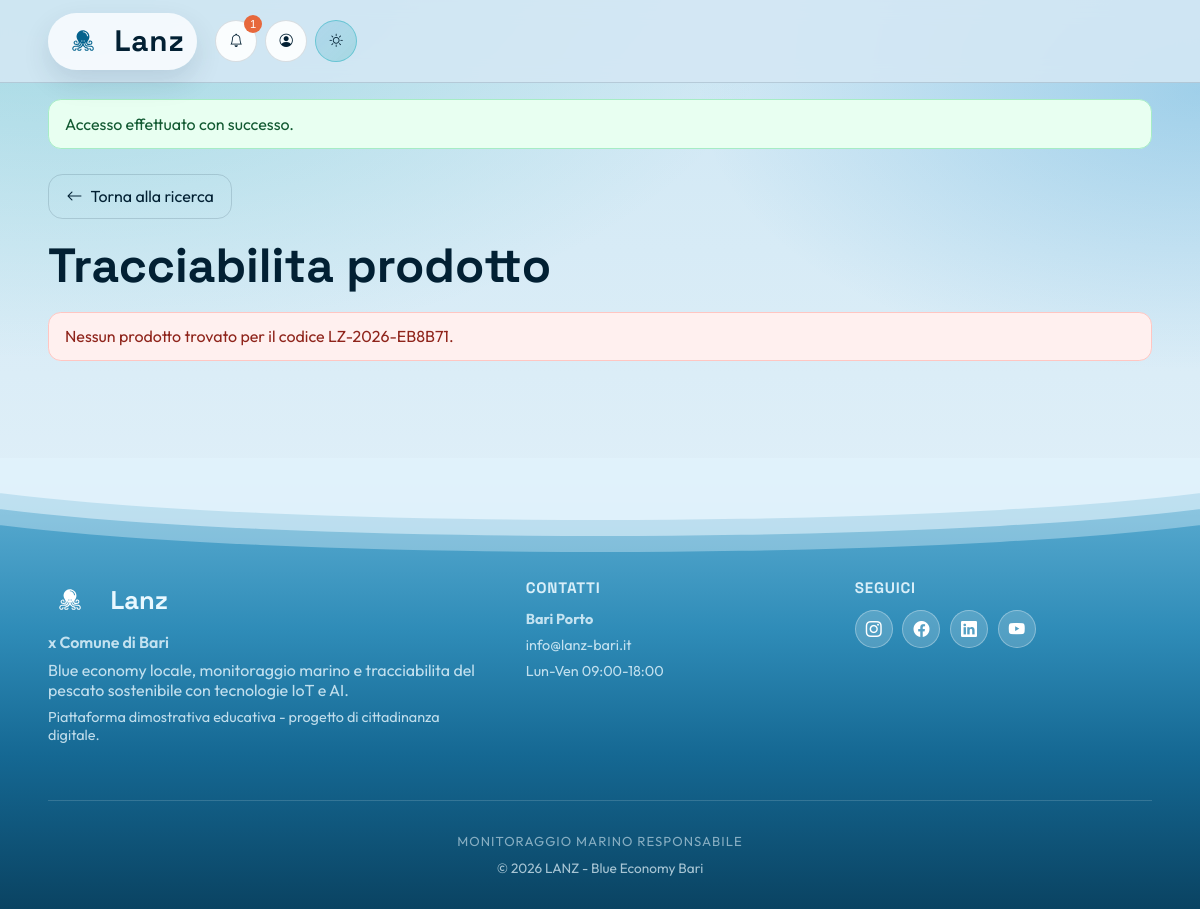
The page /product.php?code=LZ-2026-EB8B71 (signed in) on the database as committed earlier.
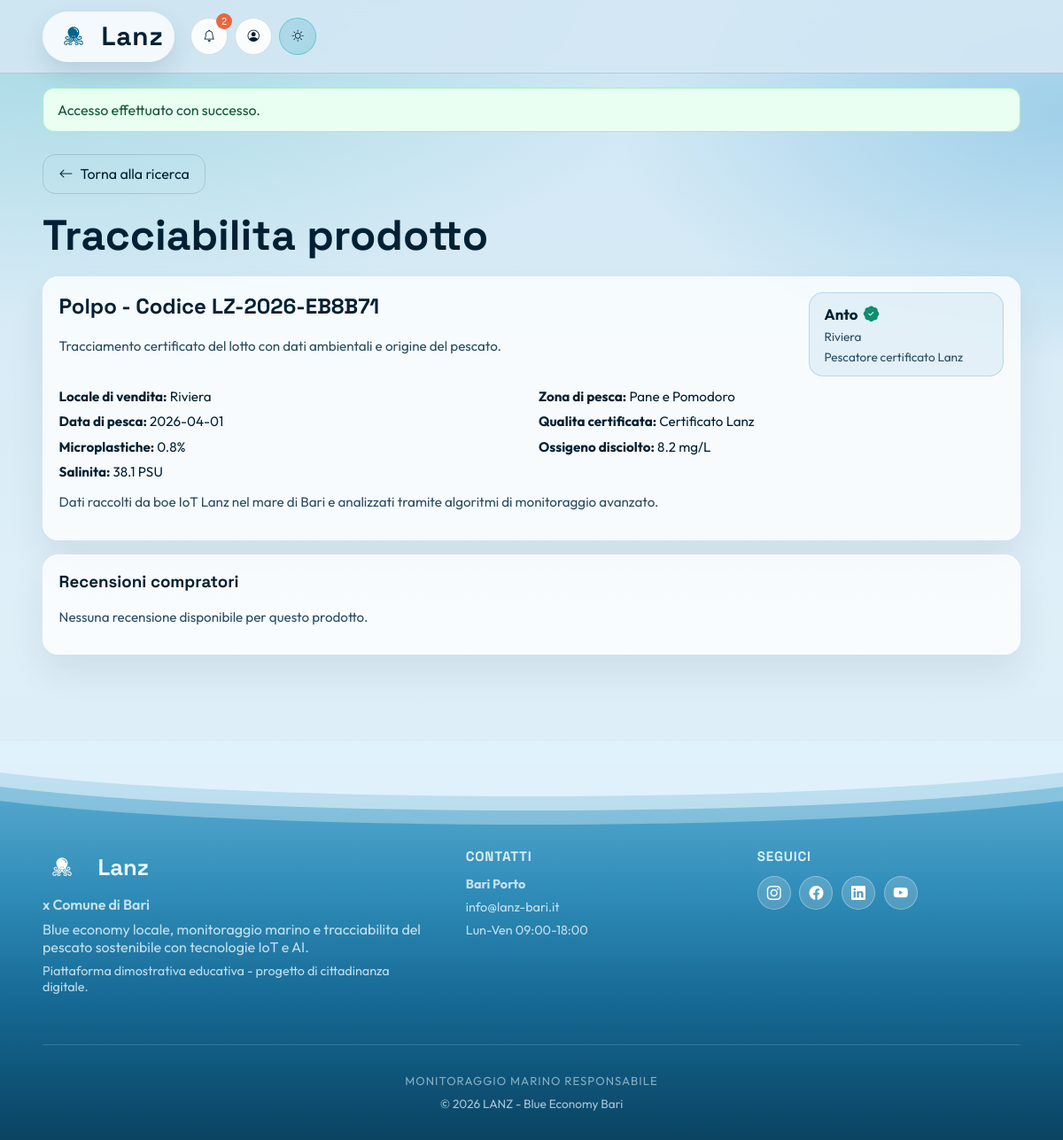
The same page on the database as committed later.
### tables this page shows
CREATE TABLE products (
            id INTEGER PRIMARY KEY AUTOINCREMENT,
            code TEXT NOT NULL UNIQUE,
            fish_type TEXT NOT NULL,
            catch_area TEXT NOT NULL,
            catch_date TEXT NOT NULL,
            microplastics_percent REAL NOT NULL,
            dissolved_oxygen REAL NOT NULL,
            salinity REAL NOT NULL,
            quality_label TEXT NOT NULL,
            fisherman_id INTEGER, requester_name TEXT NOT NULL DEFAULT "", business_location TEXT NOT NULL DEFAULT "", source_request_id INTEGER,
            FOREIGN KEY (fisherman_id) REFERENCES users(id)
        );

CREATE TABLE users (
            id INTEGER PRIMARY KEY AUTOINCREMENT,
            full_name TEXT NOT NULL,
            username TEXT NOT NULL UNIQUE,
            email TEXT NOT NULL UNIQUE,
            password_hash TEXT NOT NULL,
            role TEXT NOT NULL CHECK (role IN ("compratore", "pescatore", "admin")),
            created_at TEXT NOT NULL DEFAULT CURRENT_TIMESTAMP
        );

### includes/auth.php (called while the page is built, shortened)
<?php
function isLoggedIn(): bool
{
    return isset($_SESSION['user']) && is_array($_SESSION['user']);
}
function currentUser(): ?array
{
    return isLoggedIn() ? $_SESSION['user'] : null;
}
function getFlash(): ?array
{
    $flash = $_SESSION['flash'];
    return $flash;
}
function e(string $value): string
{
    return htmlspecialchars($value, ENT_QUOTES, 'UTF-8');
}

### product.php (the view, shortened to what this page needs)
<?php
require_once __DIR__ . '/includes/config.php';
require_once __DIR__ . '/includes/auth.php';
$code = trim($_GET['code'] ?? '');
$product = null;
if ($code !== '') {
    $stmt = $pdo->prepare(
        'SELECT p.*, u.full_name AS fisherman_name
         FROM products p
         LEFT JOIN users u ON u.id = p.fisherman_id
         WHERE p.code = :code
         LIMIT 1'
    );
    $stmt->bindValue(':code', $code);
    $stmt->execute();
    $product = $stmt->fetch();
}
$isCertified = false;
if ($product) {
    $labelValue = (string) ($product['quality_label'] ?? '');
    $isCertified = stripos($labelValue, 'lanz') !== false || stripos($labelValue, 'certific') !== false;
}
$reviews = [];
if ($product) {
    $reviewsStmt = $pdo->prepare(
        'SELECT r.rating, r.comment, r.created_at, u.full_name AS buyer_name
         FROM reviews r
         JOIN users u ON u.id = r.buyer_id
         WHERE r.product_id = :product_id
         ORDER BY r.created_at DESC'
    );
    $reviewsStmt->bindValue(':product_id', (int) $product['id'], PDO::PARAM_INT);
    $reviewsStmt->execute();
    $reviews = $reviewsStmt->fetchAll();
}
$bodyClass = 'product-page';
require_once __DIR__ . '/includes/header.php';
?>
<section class="section container reveal">
    <a class="btn btn-ghost btn-back" href="buyer.php"><i class="bi bi-arrow-left"></i> Torna alla ricerca</a>
    <h1>Tracciabilita prodotto</h1>
    <?php if ($code === ''): ?>
        <div class="alert alert-error">Inserisci un codice prodotto valido.</div>
    <?php elseif (!$product): ?>
        <div class="alert alert-error">Nessun prodotto trovato per il codice <?= e($code) ?>.</div>
    <?php else: ?>
        <div class="card">
            <div class="product-header">
                <div>
                    <h2><?= e((string) $product['fish_type']) ?> - Codice <?= e((string) $product['code']) ?></h2>
                    <p class="helper-text">Tracciamento certificato del lotto con dati ambientali e origine del pescato.</p>
                </div>
                <div class="fisherman-badge">
                    <span class="fisherman-name">
                        <?= e((string) ($product['fisherman_name'] ?? 'N/D')) ?>
                        <?php if ($isCertified): ?>
                            <span class="cert-icon-inline" aria-label="Certificato Lanz"><i class="bi bi-patch-check-fill"></i></span>
                        <?php endif; ?>
                    </span>
                    <span class="fisherman-meta"><?= e((string) ($product['business_location'] ?? 'Attivita locale')) ?></span>
                    <span class="fisherman-meta"><?= $isCertified ? 'Pescatore certificato Lanz' : 'Pescatore verificato' ?></span>
                </div>
            </div>
            <div class="metrics-grid">
                <p><strong>Locale di vendita:</strong> <?= e((string) ($product['business_location'] ?? 'N/D')) ?></p>
                <p><strong>Zona di pesca:</strong> <?= e((string) $product['catch_area']) ?></p>
                <p><strong>Data di pesca:</strong> <?= e((string) $product['catch_date']) ?></p>
                <p><strong>Qualita certificata:</strong> <?= e((string) $product['quality_label']) ?></p>
                <p><strong>Microplastiche:</strong> <?= e((string) $product['microplastics_percent']) ?>%</p>
                <p><strong>Ossigeno disciolto:</strong> <?= e((string) $product['dissolved_oxygen']) ?> mg/L</p>
                <p><strong>Salinita:</strong> <?= e((string) $product['salinity']) ?> PSU</p>
            </div>
            <p class="helper-text">
                Dati raccolti da boe IoT Lanz nel mare di Bari e analizzati tramite algoritmi di monitoraggio avanzato.
            </p>
        </div>
        <div class="card review-card">
            <h3>Recensioni compratori</h3>
            <?php if (!$reviews): ?>
                <p class="helper-text">Nessuna recensione disponibile per questo prodotto.</p>
            <?php endif; ?>
        </div>
    <?php endif; ?>
</section>
<?php require_once __DIR__ . '/includes/footer.php'; ?>

### includes/header.php (shortened to what this page needs)
<?php
require_once __DIR__ . '/auth.php';
$user = currentUser();
$flash = getFlash();
$bodyClass = $bodyClass ?? '';
$quickUnreadCount = 0;
if ($user && isset($pdo)) {
    try {
        $countStmt = $pdo->prepare(
            'SELECT COUNT(*)
             FROM notifications
             WHERE is_read = 0 AND (target_user_id = :uid OR target_role = :role)'
        );
        $countStmt->bindValue(':uid', (int) ($user['id'] ?? 0), PDO::PARAM_INT);
        $countStmt->bindValue(':role', (string) ($user['role'] ?? ''));
        $countStmt->execute();
        $quickUnreadCount = (int) $countStmt->fetchColumn();
    } catch (Throwable $e) {
        $quickNotifications = [];
        $quickUnreadCount = 0;
    }
}
?>
<!DOCTYPE html>
<html lang="it">
<head>
    <link rel="stylesheet" href="https://cdn.jsdelivr.net/npm/bootstrap-icons@1.11.3/font/bootstrap-icons.min.css">
    <link rel="stylesheet" href="assets/css/styles.css">
</head>
<body class="<?= e($bodyClass) ?>">
    <div class="bg-gradient"></div>
    <header class="site-header">
        <nav class="navbar container">
            <a href="index.php" class="logo">
                <img src="assets/svg/icon.svg" alt="Logo Lanz" class="logo-mark">
                <span>Lanz</span>
            </a>
            <?php if ($user): ?>
                <div class="header-tools" id="headerTools">
                <div class="notify-wrap">
                    <button id="notifyToggle" class="notify-btn" type="button" aria-label="Apri notifiche" aria-expanded="false">
                        <i class="bi bi-bell"></i>
                        <?php if ($quickUnreadCount > 0): ?>
                            <span class="notify-dot"><?= e((string) $quickUnreadCount) ?></span>
                        <?php endif; ?>
                    </button>
                </div>
                <div class="user-wrap">
                    <button id="userMenuToggle" class="notify-btn user-btn" type="button" aria-label="Apri menu utente" aria-expanded="false">
                        <i class="bi bi-person-circle"></i>
                    </button>
                </div>
                <button id="themeToggleHeader" class="notify-btn theme-header-btn" type="button" aria-label="Cambia tema" aria-pressed="false">
                    <i class="bi bi-sun"></i>
                </button>
                </div>
            <?php endif; ?>
        </nav>
    </header>
    <main>
        <?php if ($flash): ?>
            <div class="container">
                <div class="alert alert-<?= e($flash['type']) ?>"><?= e($flash['message']) ?></div>
            </div>
        <?php endif; ?>

### includes/footer.php (shortened to what this page needs)
    </main>
    <footer class="wave-footer">
        <div class="wave-stack" aria-hidden="true">
            <div class="wave wave-a"></div>
            <div class="wave wave-b"></div>
            <div class="wave wave-c"></div>
        </div>
        <div class="container footer-content">
            <div class="footer-grid">
                <div>
                    <h3 class="footer-brand">
                        <img src="assets/svg/icon.svg" alt="Logo Lanz" class="footer-logo-mark">
                        Lanz
                    </h3>
                    <p class="footer-partner">x Comune di Bari</p>
                    <p>Blue economy locale, monitoraggio marino e tracciabilita del pescato sostenibile con tecnologie IoT e AI.</p>
                    <p class="small">Piattaforma dimostrativa educativa - progetto di cittadinanza digitale.</p>
                </div>
                <div>
                    <h4>Contatti</h4>
                    <p class="small"><strong>Bari Porto</strong></p>
                    <p class="small">info@lanz-bari.it</p>
                    <p class="small">Lun-Ven 09:00-18:00</p>
                </div>
                <div>
                    <h4>Seguici</h4>
                    <div class="social-links">
                        <a href="#" aria-label="Instagram"><i class="bi bi-instagram"></i></a>
                        <a href="#" aria-label="Facebook"><i class="bi bi-facebook"></i></a>
                        <a href="#" aria-label="LinkedIn"><i class="bi bi-linkedin"></i></a>
                        <a href="#" aria-label="YouTube"><i class="bi bi-youtube"></i></a>
                    </div>
                </div>
            </div>
            <div style="margin-top: 3rem; padding-top: 2rem; border-top: 1px solid rgba(255,255,255,0.15); text-align: center;">
                <p style="margin: 0 0 0.6rem; font-size: 0.82rem; letter-spacing: 0.08em; text-transform: uppercase; opacity: 0.55;">Monitoraggio marino responsabile</p>
                <p style="margin: 0; font-size: 0.85rem; opacity: 0.7;">&copy; 2026 LANZ - Blue Economy Bari</p>
            </div>
        </div>
    </footer>
</body>
</html>

Rows that differ between the two databases and show on the page:
added products: fish_type "Polpo", code "LZ-2026-EB8B71", fisherman.full_name "Anto", business_location "Riviera", catch_area "Pane e Pomodoro", catch_date "2026-04-01", quality_label "Certificato Lanz", microplastics_percent "0.8", dissolved_oxygen "8.2", salinity "38.1"
Other text that changed with them:
$quickUnreadCount: "1" → "2"
$code: "LZ-2026-EB8B71" → (not shown)
text no longer shown: "Nessun prodotto trovato per il codice ."
text now shown: "- Codice Tracciamento certificato del lotto con dati ambientali e origine del pescato. Pescatore certificato Lanz Locale di vendita: Zona di pesca: Data di pesca: Qualita certificata: Microplastiche: % Ossigeno disciolto: mg/L Salinita: PSU Dati raccolti da boe IoT Lanz nel mare di Bari e analizzati tramite algoritmi di monitoraggio avanzato. Recensioni compratori Nessuna recensione disponibile per questo prodotto."
